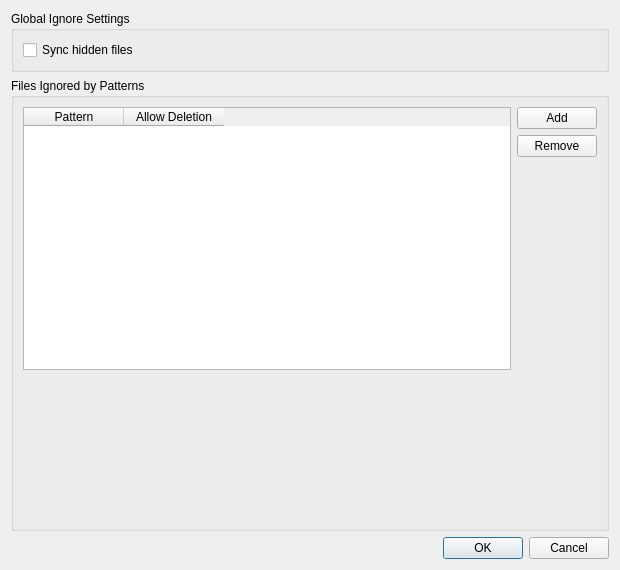
<?xml version="1.0" encoding="UTF-8"?>
<ui version="4.0">
 <class>OCC::IgnoreListEditor</class>
 <widget class="QDialog" name="OCC::IgnoreListEditor">
  <property name="geometry">
   <rect>
    <x>0</x>
    <y>0</y>
    <width>620</width>
    <height>570</height>
   </rect>
  </property>
  <property name="windowTitle">
   <string>Ignored Files Editor</string>
  </property>
  <layout class="QGridLayout" name="gridLayout_3">
   <item row="0" column="0">
    <widget class="QGroupBox" name="groupBox">
     <property name="title">
      <string>Global Ignore Settings</string>
     </property>
     <layout class="QGridLayout" name="gridLayout_2">
      <item row="0" column="0">
       <widget class="QCheckBox" name="syncHiddenFilesCheckBox">
        <property name="text">
         <string>Sync hidden files</string>
        </property>
       </widget>
      </item>
     </layout>
    </widget>
   </item>
   <item row="1" column="0">
    <widget class="QGroupBox" name="groupBox_2">
     <property name="title">
      <string>Files Ignored by Patterns</string>
     </property>
     <layout class="QGridLayout" name="gridLayout">
      <item row="1" column="1">
       <widget class="QPushButton" name="removePushButton">
        <property name="enabled">
         <bool>true</bool>
        </property>
        <property name="text">
         <string>Remove</string>
        </property>
       </widget>
      </item>
      <item row="0" column="1">
       <widget class="QPushButton" name="addPushButton">
        <property name="enabled">
         <bool>true</bool>
        </property>
        <property name="text">
         <string>Add</string>
        </property>
       </widget>
      </item>
      <item row="0" column="0" rowspan="3">
       <widget class="QTableWidget" name="tableWidget">
        <property name="enabled">
         <bool>true</bool>
        </property>
        <property name="selectionMode">
         <enum>QAbstractItemView::SingleSelection</enum>
        </property>
        <property name="selectionBehavior">
         <enum>QAbstractItemView::SelectRows</enum>
        </property>
        <property name="columnCount">
         <number>2</number>
        </property>
        <column>
         <property name="text">
          <string>Pattern</string>
         </property>
        </column>
        <column>
         <property name="text">
          <string>Allow Deletion</string>
         </property>
        </column>
       </widget>
      </item>
      <item row="2" column="1">
       <spacer name="verticalSpacer">
        <property name="enabled">
         <bool>true</bool>
        </property>
        <property name="orientation">
         <enum>Qt::Vertical</enum>
        </property>
        <property name="sizeHint" stdset="0">
         <size>
          <width>20</width>
          <height>213</height>
         </size>
        </property>
       </spacer>
      </item>
      <item row="3" column="0" colspan="2">
       <widget class="QLabel" name="descriptionLabel">
        <property name="enabled">
         <bool>true</bool>
        </property>
        <property name="sizePolicy">
         <sizepolicy hsizetype="Preferred" vsizetype="MinimumExpanding">
          <horstretch>0</horstretch>
          <verstretch>0</verstretch>
         </sizepolicy>
        </property>
        <property name="text">
         <string/>
        </property>
        <property name="textFormat">
         <enum>Qt::PlainText</enum>
        </property>
        <property name="wordWrap">
         <bool>true</bool>
        </property>
       </widget>
      </item>
     </layout>
    </widget>
   </item>
   <item row="4" column="0">
    <widget class="QDialogButtonBox" name="buttonBox">
     <property name="standardButtons">
      <set>QDialogButtonBox::Cancel|QDialogButtonBox::Ok</set>
     </property>
    </widget>
   </item>
  </layout>
 </widget>
 <resources/>
 <connections>
  <connection>
   <sender>buttonBox</sender>
   <signal>accepted()</signal>
   <receiver>OCC::IgnoreListEditor</receiver>
   <slot>accept()</slot>
   <hints>
    <hint type="sourcelabel">
     <x>348</x>
     <y>333</y>
    </hint>
    <hint type="destinationlabel">
     <x>361</x>
     <y>355</y>
    </hint>
   </hints>
  </connection>
  <connection>
   <sender>buttonBox</sender>
   <signal>rejected()</signal>
   <receiver>OCC::IgnoreListEditor</receiver>
   <slot>reject()</slot>
   <hints>
    <hint type="sourcelabel">
     <x>210</x>
     <y>333</y>
    </hint>
    <hint type="destinationlabel">
     <x>385</x>
     <y>297</y>
    </hint>
   </hints>
  </connection>
 </connections>
</ui>
